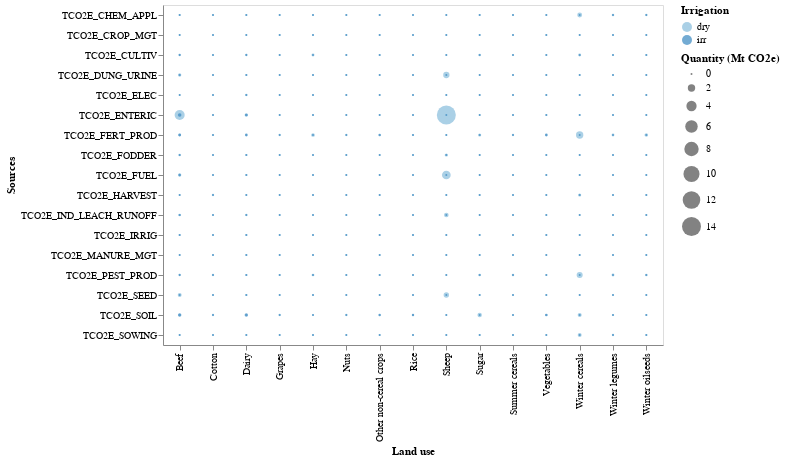

Write notebook code for a chart like this one.
### Markdown cell above
#### 1-4) Emissions by lu-sources combined

### Code cell
# get the df and plot
GHG_lu_source_df,GHG_lu_source_plot = ag_lucc_GHG.plot_GHG_lu_source(2050)
GHG_lu_source_plot

### Figure 1 — Vega-Lite specification as saved in the notebook (floating-point values rounded to 4 significant figures; data arrays with more than 128 entries replaced by an {"elided": "..."} marker saying what was removed)
{"config": {"view": {"continuousWidth": 300, "continuousHeight": 300}}, "data": {"name": "data-4528064b1046f985d1229e4491b14b69"}, "mark": {"type": "circle"}, "encoding": {"color": {"field": "Irrigation", "type": "ordinal"}, "size": {"field": "Quantity (Mt CO2e)", "type": "quantitative"}, "tooltip": [{"field": "Land use", "title": "Landuse", "type": "ordinal"}, {"field": "Sources", "title": "GHG source", "type": "ordinal"}, {"field": "Quantity (Mt CO2e)", "title": "GHG emissions (Mt CO2e)", "type": "quantitative"}], "x": {"field": "Land use", "type": "ordinal"}, "y": {"field": "Sources", "type": "ordinal"}}, "width": 500, "$schema": "https://vega.github.io/schema/vega-lite/v5.15.1.json", "datasets": {"data-4528064b1046f985d1229e4491b14b69": {"elided": "510 records"}}}
